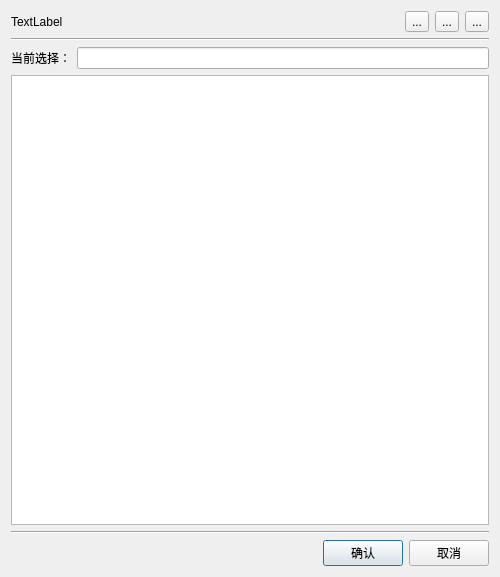
<?xml version="1.0" encoding="UTF-8"?>
<ui version="4.0">
 <class>Dialog</class>
 <widget class="QDialog" name="Dialog">
  <property name="geometry">
   <rect>
    <x>0</x>
    <y>0</y>
    <width>500</width>
    <height>577</height>
   </rect>
  </property>
  <property name="minimumSize">
   <size>
    <width>500</width>
    <height>0</height>
   </size>
  </property>
  <property name="maximumSize">
   <size>
    <width>500</width>
    <height>16777215</height>
   </size>
  </property>
  <property name="windowTitle">
   <string>Dialog</string>
  </property>
  <property name="windowIcon">
   <iconset resource="../resource/myResourceIndex.qrc">
    <normaloff>:/icon/70-basic-icons/SVGs/70 Basic Icons-all-19.svg</normaloff>:/icon/70-basic-icons/SVGs/70 Basic Icons-all-19.svg</iconset>
  </property>
  <layout class="QVBoxLayout" name="verticalLayout">
   <item>
    <layout class="QHBoxLayout" name="horizontalLayout">
     <item>
      <widget class="QLabel" name="label_topTip">
       <property name="text">
        <string>TextLabel</string>
       </property>
      </widget>
     </item>
     <item>
      <widget class="QToolButton" name="back_toolButton">
       <property name="toolTip">
        <string>后退</string>
       </property>
       <property name="text">
        <string>...</string>
       </property>
       <property name="icon">
        <iconset resource="../resource/myResourceIndex.qrc">
         <normaloff>:/icon/feather-v1.1/svg-single/arrow-left.svg</normaloff>:/icon/feather-v1.1/svg-single/arrow-left.svg</iconset>
       </property>
      </widget>
     </item>
     <item>
      <widget class="QToolButton" name="disk_toolButton">
       <property name="toolTip">
        <string>从所有磁盘</string>
       </property>
       <property name="text">
        <string>...</string>
       </property>
       <property name="icon">
        <iconset resource="../resource/myResourceIndex.qrc">
         <normaloff>:/icon/feather-v1.1/svg-single/globe.svg</normaloff>:/icon/feather-v1.1/svg-single/globe.svg</iconset>
       </property>
      </widget>
     </item>
     <item>
      <widget class="QToolButton" name="desktop_toolButton">
       <property name="toolTip">
        <string>转到桌面</string>
       </property>
       <property name="text">
        <string>...</string>
       </property>
       <property name="icon">
        <iconset resource="../resource/myResourceIndex.qrc">
         <normaloff>:/icon/feather-v1.1/svg-single/monitor.svg</normaloff>:/icon/feather-v1.1/svg-single/monitor.svg</iconset>
       </property>
      </widget>
     </item>
    </layout>
   </item>
   <item>
    <widget class="Line" name="line">
     <property name="orientation">
      <enum>Qt::Horizontal</enum>
     </property>
    </widget>
   </item>
   <item>
    <layout class="QHBoxLayout" name="horizontalLayout_3">
     <item>
      <widget class="QLabel" name="label">
       <property name="text">
        <string>当前选择：</string>
       </property>
      </widget>
     </item>
     <item>
      <widget class="QLineEdit" name="lineEdit_currentChoose">
       <property name="readOnly">
        <bool>false</bool>
       </property>
      </widget>
     </item>
    </layout>
   </item>
   <item>
    <widget class="NewTreeView" name="treeView"/>
   </item>
   <item>
    <widget class="Line" name="line_2">
     <property name="orientation">
      <enum>Qt::Horizontal</enum>
     </property>
    </widget>
   </item>
   <item>
    <layout class="QHBoxLayout" name="horizontalLayout_2">
     <item>
      <spacer name="horizontalSpacer">
       <property name="orientation">
        <enum>Qt::Horizontal</enum>
       </property>
       <property name="sizeHint" stdset="0">
        <size>
         <width>268</width>
         <height>20</height>
        </size>
       </property>
      </spacer>
     </item>
     <item>
      <widget class="QPushButton" name="pushButton_OK">
       <property name="text">
        <string>确认</string>
       </property>
      </widget>
     </item>
     <item>
      <widget class="QPushButton" name="pushButton_cancel">
       <property name="text">
        <string>取消</string>
       </property>
      </widget>
     </item>
    </layout>
   </item>
  </layout>
 </widget>
 <customwidgets>
  <customwidget>
   <class>NewTreeView</class>
   <extends>QTreeView</extends>
   <header location="global">myWitget</header>
  </customwidget>
 </customwidgets>
 <resources>
  <include location="../resource/myResourceIndex.qrc"/>
 </resources>
 <connections/>
</ui>
